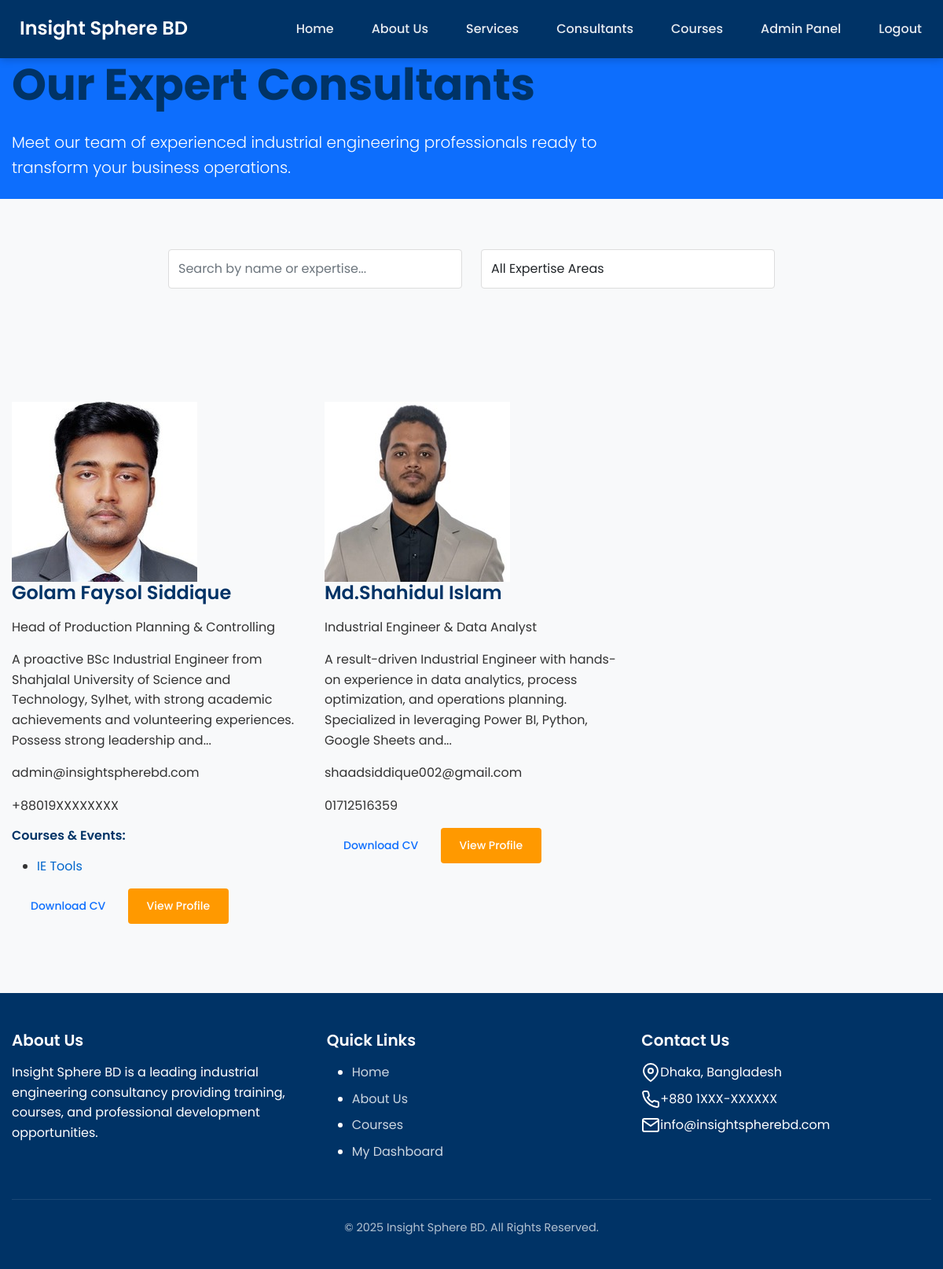
Screenshot of /consultants (signed in) with the database file from the repository.
### models.py (models this page shows, shortened)
class User(UserMixin, db.Model):
    id = db.Column(db.Integer, primary_key=True)
    username = db.Column(db.String(64), unique=True, nullable=False)
    email = db.Column(db.String(120), unique=True, nullable=False)
    password_hash = db.Column(db.String(256))
    full_name = db.Column(db.String(100))
    phone = db.Column(db.String(20))
    role = db.Column(db.String(20), default='user')  # user, admin, super_admin, consultant
    created_at = db.Column(db.DateTime, default=datetime.utcnow)
    courses = db.relationship('Course', secondary=registrations,
                             backref=db.backref('participants', lazy='dynamic'))
    payments = db.relationship('Payment', backref='user', lazy=True)
    certificates = db.relationship('Certificate', backref='user', lazy=True)
    is_consultant = db.Column(db.Boolean, default=False)
    bio = db.Column(db.Text)
    position = db.Column(db.String(100))
    photo_url = db.Column(db.String(255))
    photo_filename = db.Column(db.String(255), nullable=True)
    cv_filename = db.Column(db.String(255), nullable=True)
    @property
    def photo_path(self):
        if self.photo_filename:
            return url_for('static', filename=f'uploads/consultants/{self.photo_filename}')
        return self.photo_url or url_for('static', filename='img/default-avatar.png')
    @property
    def cv_path(self):
        if self.cv_filename:
            return url_for('static', filename=f'uploads/consultants/{self.cv_filename}')
        return None
    def is_admin(self):
        return self.role in ['admin', 'super_admin']
    @property
    def is_authenticated(self):
        return True

class Course(db.Model):
    id = db.Column(db.Integer, primary_key=True)
    title = db.Column(db.String(100), nullable=False)
    description = db.Column(db.Text)
    date = db.Column(db.DateTime)
    duration = db.Column(db.String(50))  # e.g., "3 days", "2 weeks"
    fee = db.Column(db.Float, default=0.0)
    capacity = db.Column(db.Integer)
    location = db.Column(db.String(100))
    is_online = db.Column(db.Boolean, default=True)
    session_link = db.Column(db.String(255))  # Zoom, Google Meet, etc.
    is_published = db.Column(db.Boolean, default=False)
    created_at = db.Column(db.DateTime, default=datetime.utcnow)
    registration_open = db.Column(db.Boolean, default=True)
    payment_methods = db.Column(db.String(255), default='stripe,sslcommerz,manual')  # Comma-separated list of payment methods
    allow_bkash = db.Column(db.Boolean, default=True)  # via SSLCommerz
    allow_nagad = db.Column(db.Boolean, default=True)  # via SSLCommerz
    allow_rocket = db.Column(db.Boolean, default=True)  # via SSLCommerz
    allow_cards = db.Column(db.Boolean, default=True)  # via Stripe or SSLCommerz
    creator_id = db.Column(db.Integer, db.ForeignKey('user.id'))
    creator = db.relationship('User', foreign_keys=[creator_id])
    videos = db.relationship('CourseVideo', backref='course', lazy=True)
    materials = db.relationship('CourseMaterial', backref='course', lazy=True)

### routes/public.py (the view)
@public_bp.route('/consultants')
def consultants():
    consultants = User.query.filter_by(is_consultant=True).all()
    courses = Course.query.filter_by(is_published=True).all()
    return render_template('consultants.html',
                         title='Our Consultants',
                         consultants=consultants,
                         courses=courses)

### app.py (called while the page is built)
@login_manager.user_loader
def load_user(user_id):
    from models import User
    return User.query.get(int(user_id))

@app.context_processor
def inject_config():
    from datetime import datetime
    return {'config': app.config, 'now': datetime.utcnow()}

### templates/consultants.html (shortened to what this page needs)
{% extends "layout.html" %}
{% block content %}
<section class="hero-section bg-primary text-white">
    <div class="container">
        <div class="row align-items-center">
            <div class="col-lg-8">
                <h1 class="display-4 fw-bold mb-4">Our Expert Consultants</h1>
                <p class="lead mb-4">Meet our team of experienced industrial engineering professionals ready to transform your business operations.</p>
            </div>
        </div>
    </div>
</section>
<section class="section bg-light">
    <div class="container">
        <div class="row justify-content-center">
            <div class="col-lg-8">
                <div class="search-filter-box">
                    <div class="row">
                        <div class="col-md-6 mb-3">
                            <input type="text" class="form-control" id="consultantSearch" placeholder="Search by name or expertise...">
                        </div>
                        <div class="col-md-6 mb-3">
                            <select class="form-control" id="expertiseFilter">
                                <option value="">All Expertise Areas</option>
                            </select>
                        </div>
                    </div>
                </div>
            </div>
        </div>
    </div>
</section>
<section class="section">
    <div class="container">
        <div class="row" id="consultantsGrid">
            {% if consultants %}
                {% for consultant in consultants %}
                    <div class="col-lg-4 col-md-6 mb-4 consultant-card" data-name="{{ consultant.full_name|lower }}" data-expertise="{{ consultant.bio|lower }}">
                        <div class="consultant-portfolio h-100">
                            <div class="consultant-header">
                                <div class="consultant-photo">
                                    <img src="{{ consultant.photo_path }}" alt="{{ consultant.full_name }}" class="consultant-img">
                                </div>
                                <div class="consultant-basic-info">
                                    <h4 class="consultant-name">{{ consultant.full_name }}</h4>
                                    <p class="consultant-title">{{ consultant.position }}</p>
                                </div>
                            </div>
                            <div class="consultant-body">
                                <div class="consultant-bio">
                                    {{ consultant.bio|truncate(200)|safe }}
                                </div>
                                <div class="consultant-contact">
                                    <p> {{ consultant.email }}</p>
                                    {% if consultant.phone %}
                                        <p> {{ consultant.phone }}</p>
                                    {% endif %}
                                </div>
                                {% set consultant_courses = courses|selectattr('creator_id', 'equalto', consultant.id)|list %}
                                {% if consultant_courses %}
                                    <div class="consultant-courses">
                                        <h6>Courses & Events:</h6>
                                        <ul class="course-list">
                                            {% for course in consultant_courses[:3] %}
                                                <li><a href="{{ url_for('public.course_detail', course_id=course.id) }}">{{ course.title }}</a></li>
                                            {% endfor %}
                                        </ul>
                                    </div>
                                {% endif %}
                                <div class="consultant-actions">
                                    {% if consultant.cv_path %}
                                        <a href="{{ consultant.cv_path }}" class="btn btn-outline-primary btn-sm" target="_blank">
                                             Download CV
                                        </a>
                                    {% endif %}
                                    <button class="btn btn-primary btn-sm" data-bs-toggle="modal" data-bs-target="#consultantModal{{ consultant.id }}">
                                        View Profile
                                    </button>
                                </div>
                            </div>
                        </div>
                    </div>
                {% endfor %}
            {% endif %}
        </div>
    </div>
</section>
{% endblock %}

### static/css/main.css (style rules this page uses)
:root { --primary-color: #0066cc; --secondary-color: #003366; --accent-color: #ff9900; --text-color: #333333; --light-color: #f8f9fa; --light-gray: #f0f0f0; --medium-gray: #dddddd; --dark-gray: #666666; --font-family: 'Poppins', 'Roboto', sans-serif; }
body { font-family: var(--font-family); color: var(--text-color); line-height: 1.6; margin: 0; padding: 0; background-color: var(--light-color); }
a { color: var(--primary-color); text-decoration: none; }
h1, h2, h3, h4, h5, h6 { font-weight: 600; margin-top: 0; margin-bottom: 1rem; color: var(--secondary-color); }
.container { max-width: 1200px; margin: 0 auto; padding: 0 15px; }
.btn { display: inline-block; font-weight: 500; padding: 0.75rem 1.5rem; border-radius: 4px; border: none; cursor: pointer; transition: all 0.2s ease; text-align: center; }
.btn-primary { background-color: var(--accent-color); color: white; }
.section { padding: 4rem 0; }
.form-control { display: block; width: 100%; padding: 0.75rem; font-size: 1rem; border: 1px solid var(--medium-gray); border-radius: 4px; background-color: white; }

### rows the page displays
User: photo_path (picture), full_name "Golam Faysol Siddique", position "Head of Production Planning & Controlling", bio "A proactive BSc Industrial Engineer from Shahjalal University of Science and Technology, Sylhet, with strong academic achievements and volunteering experiences. Possess strong leadership and...", email "admin@insightspherebd.com", phone "+88019XXXXXXXX"
Course: title "IE Tools"
User: photo_path (picture), full_name "Md.Shahidul Islam", position "Industrial Engineer & Data Analyst", bio "A result-driven Industrial Engineer with hands-on experience in data analytics, process optimization, and operations planning. Specialized in leveraging Power BI, Python, Google Sheets and...", email "shaadsiddique002@gmail.com", phone "01712516359"
